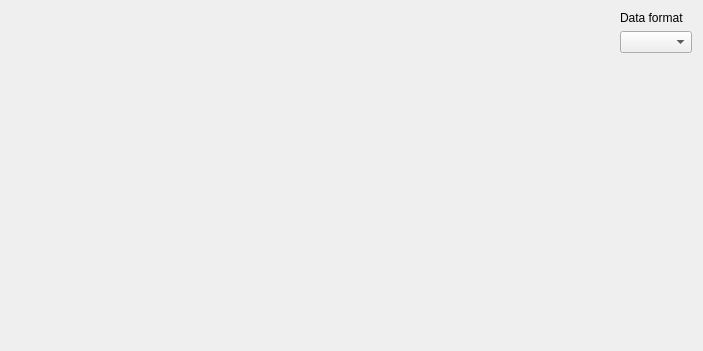
<?xml version="1.0" encoding="UTF-8"?>
<ui version="4.0">
 <class>ChartsUi</class>
 <widget class="QWidget" name="ChartsUi">
  <property name="geometry">
   <rect>
    <x>0</x>
    <y>0</y>
    <width>703</width>
    <height>351</height>
   </rect>
  </property>
  <property name="windowTitle">
   <string notr="true">Form</string>
  </property>
  <layout class="QGridLayout" name="gridLayout">
   <item row="0" column="1">
    <layout class="QVBoxLayout" name="verticalLayoutControl">
     <item>
      <widget class="QLabel" name="label">
       <property name="text">
        <string>Data format</string>
       </property>
      </widget>
     </item>
     <item>
      <widget class="QComboBox" name="comboBoxDataFormat"/>
     </item>
    </layout>
   </item>
   <item row="1" column="1">
    <spacer name="verticalSpacer">
     <property name="orientation">
      <enum>Qt::Orientation::Vertical</enum>
     </property>
     <property name="sizeHint" stdset="0">
      <size>
       <width>20</width>
       <height>40</height>
      </size>
     </property>
    </spacer>
   </item>
   <item row="0" column="0" rowspan="2">
    <widget class="QWidget" name="widget" native="true">
     <property name="sizePolicy">
      <sizepolicy hsizetype="Expanding" vsizetype="Expanding">
       <horstretch>0</horstretch>
       <verstretch>0</verstretch>
      </sizepolicy>
     </property>
    </widget>
   </item>
  </layout>
 </widget>
 <resources/>
 <connections/>
</ui>
